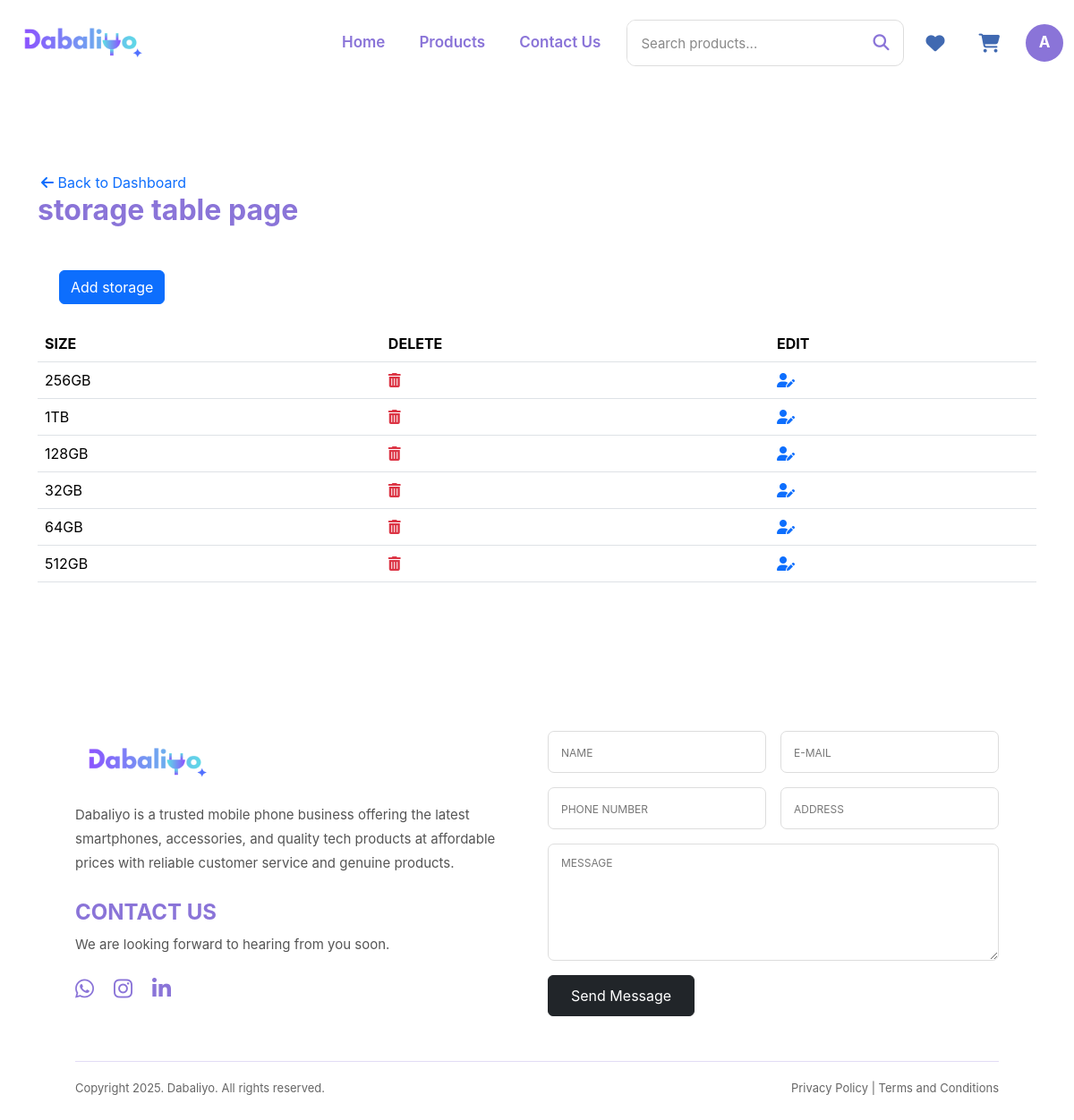
/products/storage_page/ (signed in), run on the app's committed database.
### products/models.py (models this page shows, shortened)
class Storage(models.Model):
    size=models.CharField(max_length=50)

### products/views.py (the view)
# urls.py: path("storage_page/",views.storage_page,name='storage_page'),
@staff_required
def storage_page(request):
    storages = Storage.objects.all()
    return render(request, "main/storage_page.html", {
        "storages": storages
    })

### products/views.py (called while the page is built)
def staff_required(view_func):
    return user_passes_test(
        lambda user: user.is_authenticated and user.is_staff,
        login_url="admin_panel"
    )(view_func)

### templates/main/storage_page.html (shortened to what this page needs)
{% extends "user/index.html" %}
{% load static %}
{% block style %}
<link rel="stylesheet" href="{% static 'css/index.css' %}">
<link rel="stylesheet" href="{% static 'css/storage_page.css' %}">
{% endblock %}
{% block content %}
<div class="container py-5 my-5">
    <a href="{% url 'dashboard' %}" class="text-decoration-none m-1">
        <i class="fa-solid fa-arrow-left"></i>
        Back to Dashboard
    </a>
    <h2 class="fw-bold dashboard-title mb-4">storage table page</h2>
<a href="{% url 'storage_add' %}" class="btn btn-primary m-4">
    Add storage
</a>
    <div class="table-responsive dashboard-card">
        <table class="table align-middle mb-0">
            <thead>
                <tr>
                    <th>SIZE</th>
                    <th>DELETE</th>
                    <th>EDIT</th>
                </tr>
            </thead>
            <tbody>
                {% for storage in storages %}
                <tr>
                    <td>{{ storage.size }}</td>
                     <td>
                        <a href="{% url 'storage_delete' storage.id %}">
                            <i class="fa-solid fa-trash-can text-danger"></i>
                        </a>
                    </td>
                    <td>
                        <a href="{% url 'storage_edit' storage.id %}">
                            <i class="fa-solid fa-user-pen text-primary"></i>
                        </a>
                    </td>
                </tr>
                {% endfor %}
            </tbody>
        </table>
    </div>
</div>
{% endblock %}

### templates/user/index.html (shortened to what this page needs)
{% load static %}
<!DOCTYPE html>
<html lang="en">
<head>
    <link href="https://cdn.jsdelivr.net/npm/bootstrap@5.3.8/dist/css/bootstrap.min.css" rel="stylesheet">
    <link rel="stylesheet" href="https://cdnjs.cloudflare.com/ajax/libs/font-awesome/6.7.2/css/all.min.css">
    <link rel="stylesheet" href="{% static 'css/index.css' %}">
    {% block style %}
    {% endblock %}
</head>
<body>
    <div class="custom-nav">
        <nav class="navbar navbar-expand-lg bg-white">
            <div class="container">
                <a href="{% url 'home' %}" class="navbar-brand logo">
                    <img src="{% static 'images/logo.png' %}" alt="Dabaliyo">
                </a>
                <div class="collapse navbar-collapse" id="navbarNav">
                    <ul class="navbar-nav ms-auto align-items-lg-center">
                        <li class="nav-item">
                            <a class="nav-link" href="{% url 'home' %}">
                                Home
                            </a>
                        </li>
                        <li class="nav-item">
                            <a class="nav-link" href="{% url 'productpage' %}">
                                Products
                            </a>
                        </li>
                        <li class="nav-item">
                            <a class="nav-link" href="{% url 'contact' %}">
                                Contact Us
                            </a>
                        </li>
                        <li class="nav-item search-item">
                            <div class="search-wrapper">
                                <form method="GET" action="{% url 'productpage' %}" class="navbar-search">
                                    <input type="text" name="search" placeholder="Search products..."
                                        value="{{ request.GET.search|default:'' }}">
                                    <button type="submit">
                                        <i class="fa-solid fa-magnifying-glass"></i>
                                    </button>
                                </form>
                            </div>
                        </li>
                        <li class="nav-item icon-item">
                            <a class="nav-link icon-link" href="{% url 'wishlist' %}" aria-label="Wishlist">
                                <i class="fa-solid fa-heart"></i>
                            </a>
                        </li>
                        <li class="nav-item icon-item">
                            <a class="nav-link icon-link" href="{% url 'cart' %}" aria-label="Cart">
                                <i class="fa-solid fa-cart-shopping"></i>
                            </a>
                        </li>
                        <li class="nav-item profile-dropdown">
                            {% if user.is_authenticated %}
                            <a href="{% url 'edit_profile' %}" class="profile-button" aria-label="Profile">
                                {% if user.profile.profile_image %}
                                <img src="{{ user.profile.profile_image.url }}" alt="Profile"
                                    class="navbar-profile-image">
                                {% else %}
                                <span class="navbar-profile-letter">
                                    {{ user.username|first|upper }}
                                </span>
                                {% endif %}
                            </a>
                            {% endif %}
                        </li>
                    </ul>
                </div>
            </div>
        </nav>
    </div>
    {% block content %}
    {% endblock %}
    <footer class="footer">
        <div class="container-fluid footer-container">
            <div class="row gy-5">
                <div class="col-12 col-lg-6">
                    <div class="footer-logo">
                        <img src="{% static 'images/logo.png' %}" alt="Dabaliyo">
                    </div>
                    <p class="footer-description">
                        Dabaliyo is a trusted mobile phone business offering
                        the latest smartphones, accessories, and quality tech
                        products at affordable prices with reliable customer
                        service and genuine products.
                    </p>
                    <h3 class="footer-title">
                        CONTACT US
                    </h3>
                    <p class="footer-subtitle">
                        We are looking forward to hearing from you soon.
                    </p>
                    <div class="social-icons">
                        <a href="#" aria-label="WhatsApp">
                            <i class="fa-brands fa-whatsapp"></i>
                        </a>
                        <a href="#" aria-label="Instagram">
                            <i class="fa-brands fa-instagram"></i>
                        </a>
                        <a href="#" aria-label="LinkedIn">
                            <i class="fa-brands fa-linkedin-in"></i>
                        </a>
                    </div>
                </div>
                <div class="col-12 col-lg-6">
                    <form class="contact-form">
                        <div class="row g-3">
                            <div class="col-12 col-sm-6">
                                <input type="text" placeholder="NAME" class="form-control">
                            </div>
                            <div class="col-12 col-sm-6">
                                <input type="email" placeholder="E-MAIL" class="form-control">
                            </div>
                            <div class="col-12 col-sm-6">
                                <input type="tel" placeholder="PHONE NUMBER" class="form-control">
                            </div>
                            <div class="col-12 col-sm-6">
                                <input type="text" placeholder="ADDRESS" class="form-control">
                            </div>
                            <div class="col-12">
                                <textarea placeholder="MESSAGE" rows="5" class="form-control"></textarea>
                            </div>
                            <div class="col-12">
                                <button type="submit" class="btn btn-dark send-btn">
                                    Send Message
                                </button>
                            </div>
                        </div>
                    </form>
                </div>
            </div>
            <hr class="footer-line">
            <div class="copyright">
                <p>
                    Copyright 2025. Dabaliyo. All rights reserved.
                </p>
                <p>
                    Privacy Policy |
                    Terms and Conditions
                </p>
            </div>
        </div>
    </footer>
</body>
</html>

### static/css/index.css (style rules this page uses)
* { margin: 0; padding: 0; box-sizing: border-box; }
html { scroll-behavior: smooth; }
body { background: #f4f4f4; font-family: 'Inter', sans-serif; overflow-x: hidden; }
.custom-nav { width: 100%; position: relative; z-index: 1000; }
.custom-nav .navbar { width: 100%; min-height: 90px; padding: 8px 0; background: #ffffff; }
.custom-nav .container { max-width: 1400px; }
.logo { display: flex; align-items: center; text-decoration: none; }
.logo img { width: 160px; height: 70px; object-fit: contain; }
.custom-nav .navbar-nav { gap: 10px; }
.custom-nav .nav-link { color: #8a74d8 !important; font-size: 17px; font-weight: 600; padding: 12px 14px !important; white-space: nowrap; transition: 0.3s ease; }
.search-item { display: flex; align-items: center; margin-left: 5px; }
.search-wrapper { position: relative; }
.navbar-search { width: 310px; height: 52px; display: flex; align-items: center; border: 1px solid #dddddd; border-radius: 10px; background: #ffffff; overflow: hidden; }
.navbar-search input { flex: 1; width: 100%; height: 100%; border: none; outline: none; padding: 0 15px; font-size: 15px; color: #333; }
.navbar-search input::placeholder { color: #888; }
.navbar-search button { width: 50px; height: 100%; border: none; background: transparent; color: #8a74d8; font-size: 18px; cursor: pointer; display: flex; align-items: center; justify-content: center; transition: 0.3s ease; }
.icon-item { display: flex; align-items: center; }
.icon-link { display: flex !important; align-items: center; justify-content: center; }
.icon-link i { color: rgb(64, 105, 177); font-size: 21px; transition: 0.3s ease; }
.profile-dropdown { position: relative; display: flex; align-items: center; margin-left: 5px; }
.profile-button { width: 42px; height: 42px; padding: 0; border: none; background: transparent; cursor: pointer; display: flex; align-items: center; justify-content: center; text-decoration: none; flex-shrink: 0; }
.navbar-profile-letter { width: 42px; height: 42px; display: flex; align-items: center; justify-content: center; border-radius: 50%; background: #8a74d8; color: #ffffff; font-size: 17px; font-weight: 700; text-transform: uppercase; border: 2px solid #8a74d8; transition: 0.3s ease; }
.footer { width: 100%; background: #ffffff; color: #8a74d8; }
.footer-container { padding: 70px 7% 25px; }
.footer-logo img { width: 160px; height: 70px; object-fit: contain; }
.footer-description { max-width: 650px; margin-top: 10px; color: #555; font-size: 15px; line-height: 1.8; }
.footer-title { margin-top: 28px; margin-bottom: 10px; color: #8a74d8; font-size: 24px; font-weight: 700; }
.footer-subtitle { color: #555; font-size: 15px; margin-bottom: 20px; }
.social-icons { display: flex; align-items: center; gap: 22px; }
.social-icons a { color: #8a74d8; text-decoration: none; font-size: 24px; transition: 0.3s ease; }
.contact-form .form-control { min-height: 45px; border: 1px solid #dddddd; border-radius: 7px; padding: 12px 14px; font-size: 14px; }
.contact-form textarea.form-control { resize: vertical; min-height: 130px; }
.contact-form .form-control::placeholder { color: #777; font-size: 12px; }
.send-btn { padding: 10px 25px; border-radius: 6px; }
.footer-line { border: none; border-top: 1px solid #8a74d8; width: 100%; margin-top: 50px; margin-bottom: 20px; }
.copyright { display: flex; align-items: center; justify-content: space-between; gap: 20px; }
.copyright p { margin: 0; color: #666; font-size: 13px; }

### static/css/storage_page.css (style rules this page uses)
body { background: #ffff; color: #8a74d8; }

### data on the page
Storage: size "256GB"
Storage: size "1TB"
Storage: size "128GB"
Storage: size "32GB"
Storage: size "64GB"
Storage: size "512GB"

### other printed values
{{ user.username|first|upper }} "A"
